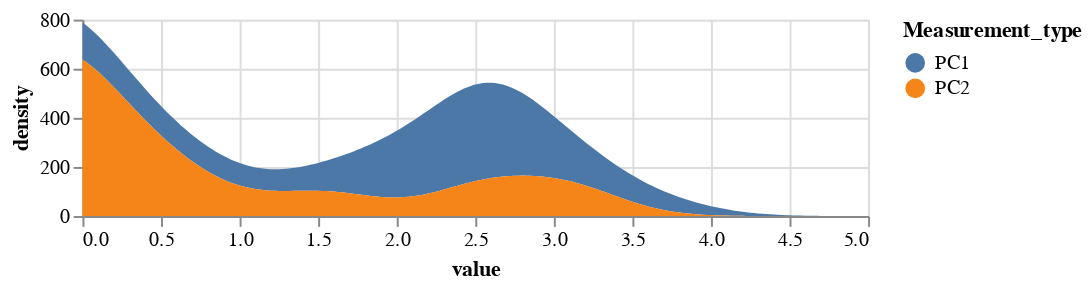

Notebook code cell kept with this figure:
### Code cell
altair.Chart(pc_dataframe).transform_fold(
    ['PC1',
     'PC2'],
    as_ = ['Measurement_type', 'value']
).transform_density(
    density='value',
    bandwidth=0.3,
    groupby=['Measurement_type'],
    extent= [0, 5],
    counts = True,
    steps=200
).mark_area().encode(
    altair.X('value:Q'),
    altair.Y('density:Q', stack='zero'),
    altair.Color('Measurement_type:N')
).properties(width=400, height=100)

### Figure 1 — Vega-Lite specification as saved in the notebook (floating-point values rounded to 4 significant figures; data arrays with more than 128 entries replaced by an {"elided": "..."} marker saying what was removed)
{"config": {"view": {"continuousWidth": 400, "continuousHeight": 300}}, "data": {"name": "data-2f5ed565d2f98ffb05d126b30ab5a390"}, "mark": "area", "encoding": {"color": {"type": "nominal", "field": "Measurement_type"}, "x": {"type": "quantitative", "field": "value"}, "y": {"type": "quantitative", "field": "density", "stack": "zero"}}, "height": 100, "transform": [{"fold": ["PC1", "PC2"], "as": ["Measurement_type", "value"]}, {"density": "value", "bandwidth": 0.3, "counts": true, "extent": [0, 5], "groupby": ["Measurement_type"], "steps": 200}], "width": 400, "$schema": "https://vega.github.io/schema/vega-lite/v4.8.1.json", "datasets": {"data-2f5ed565d2f98ffb05d126b30ab5a390": {"elided": "1513 records"}}}
